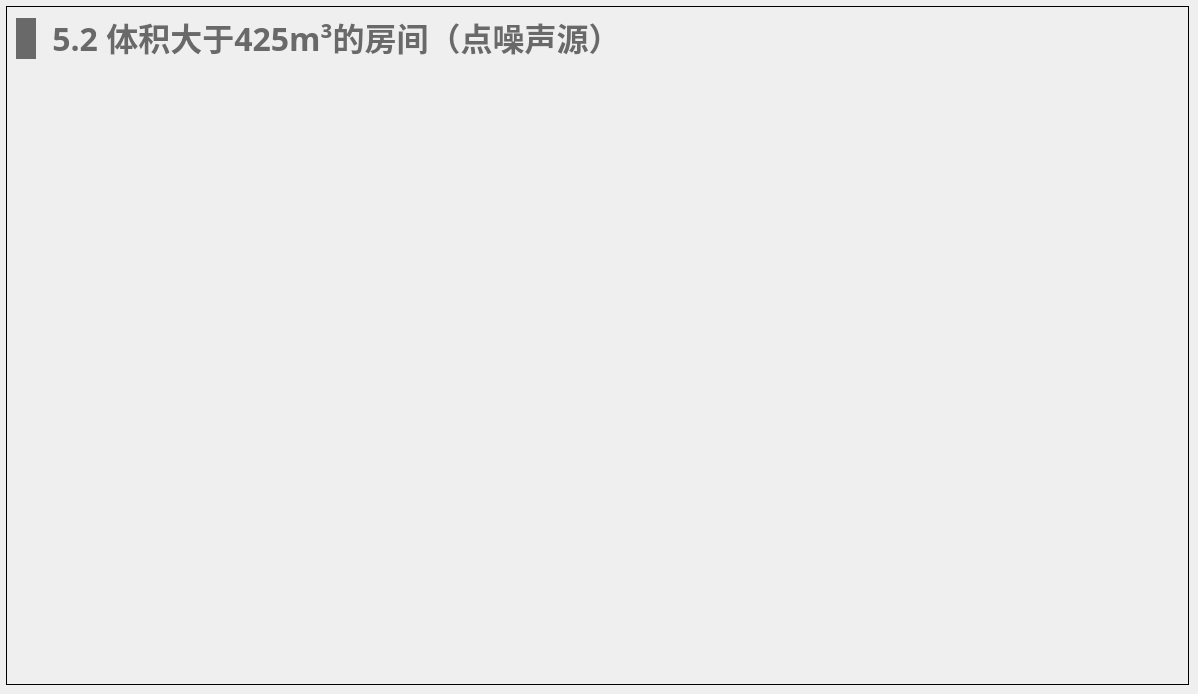
   <widget class="QWidget" name="page_room_more425">
    <widget class="QWidget" name="widget_room_more425" native="true">
     <property name="geometry">
      <rect>
       <x>6</x>
       <y>6</y>
       <width>1183</width>
       <height>679</height>
      </rect>
     </property>
     <property name="styleSheet">
      <string notr="true">#widget_room_more425
{
border: 1px solid #000000;
}</string>
     </property>
     <widget class="QWidget" name="layoutWidget_28">
      <property name="geometry">
       <rect>
        <x>10</x>
        <y>10</y>
        <width>615</width>
        <height>45</height>
       </rect>
      </property>
      <layout class="QHBoxLayout" name="horizontalLayout_41">
       <item>
        <widget class="QLabel" name="label_63">
         <property name="minimumSize">
          <size>
           <width>20</width>
           <height>41</height>
          </size>
         </property>
         <property name="maximumSize">
          <size>
           <width>20</width>
           <height>41</height>
          </size>
         </property>
         <property name="styleSheet">
          <string notr="true">QLabel { 
border: none; 
background-color : rgb(105, 105, 105);
}</string>
         </property>
         <property name="text">
          <string/>
         </property>
        </widget>
       </item>
       <item>
        <widget class="QLabel" name="label_64">
         <property name="font">
          <font>
           <family>Microsoft YaHei</family>
           <pointsize>24</pointsize>
           <bold>true</bold>
          </font>
         </property>
         <property name="styleSheet">
          <string notr="true">QLabel { 
border: none; 
color : rgb(105, 105, 105);
}</string>
         </property>
         <property name="text">
          <string>5.2 体积大于425m³的房间（点噪声源）</string>
         </property>
         <property name="alignment">
          <set>Qt::AlignBottom|Qt::AlignHCenter</set>
         </property>
        </widget>
       </item>
      </layout>
     </widget>
     <widget class="QLabel" name="label_70">
      <property name="geometry">
       <rect>
        <x>1</x>
        <y>60</y>
        <width>991</width>
        <height>568</height>
       </rect>
      </property>
      <property name="styleSheet">
       <string notr="true">border-image: url(:/images/image/higer425.png);</string>
      </property>
      <property name="text">
       <string/>
      </property>
     </widget>
    </widget>
   </widget>
